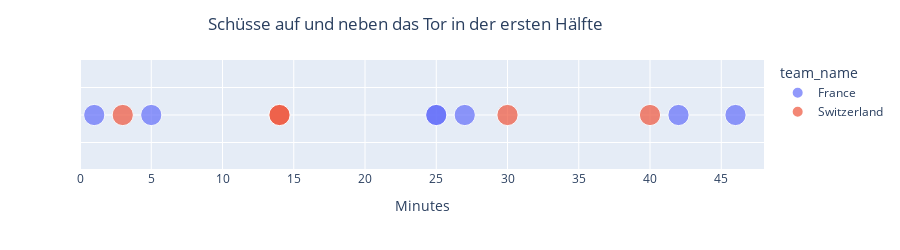

Write notebook code for a chart like this one.
### Markdown cell above
### Kontext

Wenn die Schüsse auf und neben das Tor in der ersten Hälfte in einer Zeitreihe dargestellt werden, kann man daraus interpretieren, dass keine Mannschaft eine klare Druckphase in dieser Hälfte der Spielzeit hatte. Es kann aus der Grafik abgelesen werden, dass die Schüsse mehr oder weniger gleichmässig verteilt sind. Ansonsten wäre ersichtlich, dass eine der beiden Mannschaften mehrere Schüsse nacheinander getätigt hätte. Allerdings kann auch gesagt werden, dass vor und nach dem 1:0 der Schweiz, das in der Grafik in einem dunkleren rot dargestellt wird (14. Minute), Ruhe vor beiden Toren herrschte.

### Code cell
# Shot Statistics by minute 1st half
import plotly.express as px

shots_first_line = events.query("type_name == 'Shot' and period == 1")
shots_first_line = shots_first_line[["minute", "team_name"]]
shots_first_line["value"] = 1

fig = px.scatter(shots_first_line, x="minute", y="value",
                 size="value", color="team_name",
                 hover_name="team_name", size_max=15,
                 width=900, height=250)

fig.update_layout(
    title='Schüsse auf und neben das Tor in der ersten Hälfte',
    title_x=0.45,
    xaxis=dict(
        title='Minutes',
        gridcolor='white',
        gridwidth=1,
    ),
    yaxis=dict(
        title = '',
        gridwidth=1,
    ),
    #paper_bgcolor='rgb(243, 243, 243)',
    #plot_bgcolor='rgb(243, 243, 243)',
)

fig.update_yaxes(showticklabels=False, range=[0,2])
fig.update_xaxes(tickvals=[0,5,10,15,20,25,30,35,40,45], range=[0,48])

fig.show()

### Figure 1 — Plotly figure (JSON) as saved in the notebook; plotly's stock layout.template omitted (floating-point values rounded to 4 significant figures)
{"data": [{"hovertemplate": "<b>%{hovertext}</b><br><br>team_name=France<br>minute=%{x}<br>value=%{marker.size}<extra></extra>", "hovertext": ["France", "France", "France", "France", "France", "France", "France"], "legendgroup": "France", "marker": {"color": "#636efa", "size": [1, 1, 1, 1, 1, 1, 1], "sizemode": "area", "sizeref": 0.004444, "symbol": "circle"}, "mode": "markers", "name": "France", "orientation": "v", "showlegend": true, "type": "scatter", "x": [1, 5, 25, 25, 27, 42, 46], "xaxis": "x", "y": [1, 1, 1, 1, 1, 1, 1], "yaxis": "y"}, {"hovertemplate": "<b>%{hovertext}</b><br><br>team_name=Switzerland<br>minute=%{x}<br>value=%{marker.size}<extra></extra>", "hovertext": ["Switzerland", "Switzerland", "Switzerland", "Switzerland", "Switzerland"], "legendgroup": "Switzerland", "marker": {"color": "#EF553B", "size": [1, 1, 1, 1, 1], "sizemode": "area", "sizeref": 0.004444, "symbol": "circle"}, "mode": "markers", "name": "Switzerland", "orientation": "v", "showlegend": true, "type": "scatter", "x": [3, 14, 14, 30, 40], "xaxis": "x", "y": [1, 1, 1, 1, 1], "yaxis": "y"}], "layout": {"height": 250, "legend": {"itemsizing": "constant", "title": {"text": "team_name"}, "tracegroupgap": 0}, "margin": {"t": 60}, "title": {"text": "Schüsse auf und neben das Tor in der ersten Hälfte", "x": 0.45}, "width": 900, "xaxis": {"anchor": "y", "domain": [0, 1], "gridcolor": "white", "gridwidth": 1, "range": [0, 48], "tickvals": [0, 5, 10, 15, 20, 25, 30, 35, 40, 45], "title": {"text": "Minutes"}}, "yaxis": {"anchor": "x", "domain": [0, 1], "gridwidth": 1, "range": [0, 2], "showticklabels": false, "title": {"text": ""}}}}
